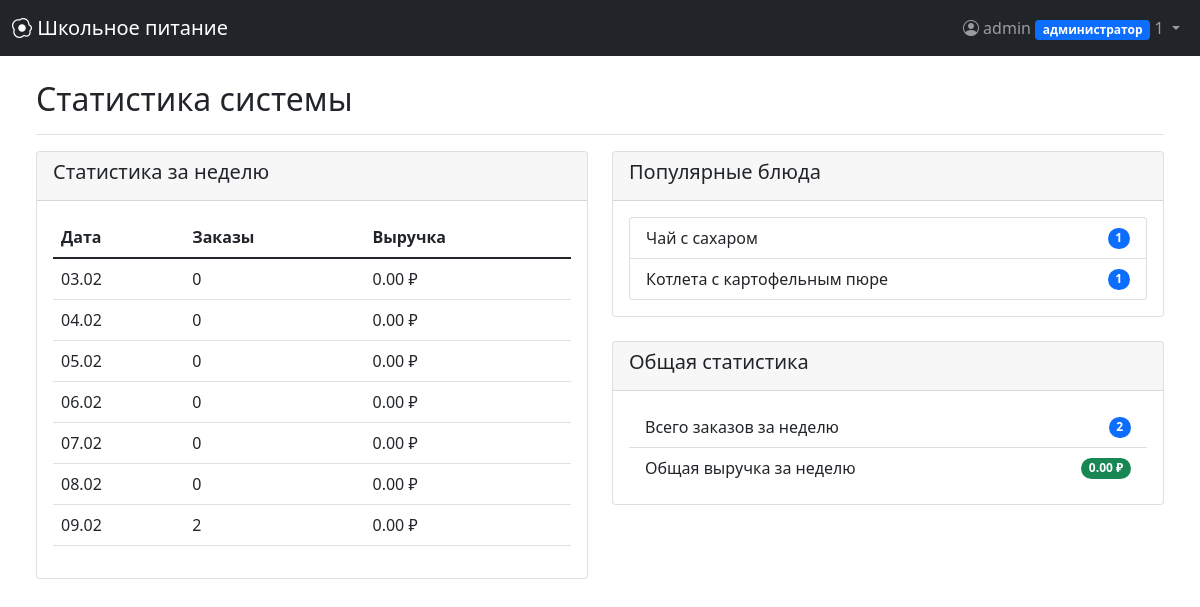
The app's page /statistics (signed in) with its own data.
### models.py (models this page shows, shortened)
class User(UserMixin, db.Model):
    __tablename__ = 'users'
    id = db.Column(db.Integer, primary_key=True)
    username = db.Column(db.String(64), unique=True, nullable=False)
    email = db.Column(db.String(120), unique=True, nullable=False)
    password_hash = db.Column(db.String(256), nullable=False)
    role = db.Column(db.String(20), nullable=False, default='ученик')
    grade = db.Column(db.String(10))
    balance = db.Column(db.Float, default=0.0)
    created_at = db.Column(db.DateTime, default=datetime.utcnow)
    allergies = db.relationship('Allergy', backref='user', lazy='dynamic')
    orders = db.relationship('Order', backref='user', lazy='dynamic', foreign_keys='Order.user_id')
    feedbacks = db.relationship('Feedback', backref='user', lazy='dynamic')
    notifications = db.relationship('Notification', backref='user', lazy='dynamic')
    subscriptions = db.relationship('Subscription', backref='user', lazy='dynamic')
    prepared_meals = db.relationship('PreparedMeal', foreign_keys='PreparedMeal.prepared_by', backref='preparer',
                                     lazy='dynamic')
    served_orders = db.relationship('Order', foreign_keys='Order.served_by', backref='served_by_user', lazy='dynamic')

class Meal(db.Model):
    __tablename__ = 'meals'
    id = db.Column(db.Integer, primary_key=True)
    name = db.Column(db.String(100), nullable=False)
    description = db.Column(db.Text)
    meal_type = db.Column(db.String(20), nullable=False)
    price = db.Column(db.Float, nullable=False)
    calories = db.Column(db.Integer)
    allergens = db.Column(db.String(200))
    ingredients = db.Column(db.Text)
    is_available = db.Column(db.Boolean, default=True)
    image_url = db.Column(db.String(200))
    orders = db.relationship('Order', backref='meal', lazy='dynamic')
    feedbacks = db.relationship('Feedback', backref='meal', lazy='dynamic')
    meal_ingredients = db.relationship('MealIngredient', backref='meal', lazy='dynamic')
    prepared_instances = db.relationship('PreparedMeal', backref='meal', lazy='dynamic')

### app.py (the view)
@app.route('/statistics')
@login_required
@role_required(['администратор'])
def statistics():
    dates = []
    revenue_data = []
    orders_data = []
    for i in range(6, -1, -1):
        day = date.today() - timedelta(days=i)
        dates.append(day.strftime('%d.%m'))
        revenue = db.session.query(func.sum(Order.total_price)).filter(
            Order.meal_date == day,
            Order.status == 'paid'
        ).scalar() or 0
        revenue_data.append(float(revenue))
        orders = Order.query.filter(Order.meal_date == day).count()
        orders_data.append(orders)
    popular_meals = db.session.query(
        Meal.name,
        func.count(Order.id).label('orders_count')
    ).join(Order).group_by(Meal.id).order_by(func.count(Order.id).desc()).limit(5).all()
    return render_template('statistics.html',
                           dates=dates,
                           revenue_data=revenue_data,
                           orders_data=orders_data,
                           popular_meals=popular_meals)

### app.py (called while the page is built)
def role_required(roles):
    def decorator(f):
        @wraps(f)
        @login_required
        def decorated_function(*args, **kwargs):
            if not current_user.is_authenticated:
                flash('Войдите в систему.', 'danger')
                return redirect(url_for('login'))
            if current_user.role not in roles:
                app.logger.warning(f'Unauthorized access attempt by user {current_user.id} to {request.endpoint}')
                flash('У вас нет прав для доступа к этой странице.', 'danger')
                return redirect(url_for('dashboard'))
            return f(*args, **kwargs)
        return decorated_function
    return decorator

### models.py (called while the page is built)
@login_manager.user_loader
def load_user(user_id):
    return db.session.get(User, int(user_id))

### templates/statistics.html (shortened to what this page needs)
{% extends "base.html" %}
{% block content %}
<div class="d-flex justify-content-between flex-wrap flex-md-nowrap align-items-center pt-3 pb-2 mb-3 border-bottom">
    <h1 class="h2">Статистика системы</h1>
</div>
<div class="row">
    <div class="col-md-6">
        <div class="card">
            <div class="card-header">
                <h5>Статистика за неделю</h5>
            </div>
            <div class="card-body">
                <table class="table">
                    <thead>
                        <tr>
                            <th>Дата</th>
                            <th>Заказы</th>
                            <th>Выручка</th>
                        </tr>
                    </thead>
                    <tbody>
                        {% for i in range(7) %}
                        <tr>
                            <td>{{ dates[i] if i < dates|length else "---" }}</td>
                            <td>{{ orders_data[i] if i < orders_data|length else 0 }}</td>
                            <td>{{ "%.2f"|format(revenue_data[i]) if i < revenue_data|length else 0 }} ₽</td>
                        </tr>
                        {% endfor %}
                    </tbody>
                </table>
            </div>
        </div>
    </div>
    <div class="col-md-6">
        <div class="card">
            <div class="card-header">
                <h5>Популярные блюда</h5>
            </div>
            <div class="card-body">
                {% if popular_meals %}
                <div class="list-group">
                    {% for meal in popular_meals %}
                    <div class="list-group-item d-flex justify-content-between align-items-center">
                        {{ meal.name }}
                        <span class="badge bg-primary rounded-pill">{{ meal.orders_count }}</span>
                    </div>
                    {% endfor %}
                </div>
                {% else %}
                <p class="text-muted">Данные о популярности блюд отсутствуют</p>
                {% endif %}
            </div>
        </div>
        <div class="card mt-4">
            <div class="card-header">
                <h5>Общая статистика</h5>
            </div>
            <div class="card-body">
                <ul class="list-group list-group-flush">
                    <li class="list-group-item d-flex justify-content-between align-items-center">
                        Всего заказов за неделю
                        <span class="badge bg-primary rounded-pill">{{ orders_data|sum if orders_data else 0 }}</span>
                    </li>
                    <li class="list-group-item d-flex justify-content-between align-items-center">
                        Общая выручка за неделю
                        <span class="badge bg-success rounded-pill">{{ "%.2f"|format(revenue_data|sum if revenue_data else 0) }} ₽</span>
                    </li>
                </ul>
            </div>
        </div>
    </div>
</div>
{% endblock %}

### templates/base.html (shortened to what this page needs)
<!DOCTYPE html>
<html lang="ru">
<head>
    <link href="https://cdn.jsdelivr.net/npm/bootstrap@5.1.3/dist/css/bootstrap.min.css" rel="stylesheet">
    <link rel="stylesheet" href="https://cdn.jsdelivr.net/npm/bootstrap-icons@1.8.1/font/bootstrap-icons.css">
</head>
<body>
    <nav class="navbar navbar-expand-lg navbar-dark bg-dark fixed-top">
        <div class="container-fluid">
            <a class="navbar-brand" href="{{ url_for('dashboard') if current_user.is_authenticated else url_for('home') }}">
                <i class="bi bi-egg-fried"></i> Школьное питание
            </a>
            <div class="navbar-nav ms-auto">
                {% if current_user.is_authenticated %}
                <div class="nav-item dropdown">
                    <a class="nav-link dropdown-toggle" href="#" id="navbarDropdown" role="button" data-bs-toggle="dropdown">
                        <i class="bi bi-person-circle"></i> {{ current_user.username }}
                        <span class="badge bg-primary">{{ current_user.role }}</span>
                        <span id="notification-count" class="notification-badge" style="display:none;"></span>
                    </a>
                </div>
                {% else %}
                <div class="nav-item">
                    <a class="nav-link" href="{{ url_for('login') }}"><i class="bi bi-box-arrow-in-right"></i> Войти</a>
                </div>
                {% endif %}
            </div>
        </div>
    </nav>
    <div class="container-fluid mt-5 pt-3">
        {% if current_user.is_authenticated %}
            <main role="main" class="px-4">
                {% block content %}{% endblock %}
            </main>
        {% else %}
            <div class="container mt-5 pt-4">
                {% block auth_content %}{% endblock %}
            </div>
        {% endif %}
    </div>
</body>
</html>

### records on screen
User: username "admin", role "администратор"
Meal: name "Чай с сахаром", orders_count "1"
Meal: name "Котлета с картофельным пюре", orders_count "1"

### other values on screen
{{ dates[i] if i < dates|length else "---" }} "03.02" "04.02" "05.02" "06.02" "07.02" "08.02" "09.02"
{{ orders_data[i] if i < orders_data|length else 0 }} "0" "0" "0" "0" "0" "0" "2"
{{ "%.2f"|format(revenue_data[i]) if i < revenue_data|length else 0 }} "0.00" "0.00" "0.00" "0.00" "0.00" "0.00" "0.00"
{{ orders_data|sum if orders_data else 0 }} "2"
{{ "%.2f"|format(revenue_data|sum if revenue_data else 0) }} "0.00"
